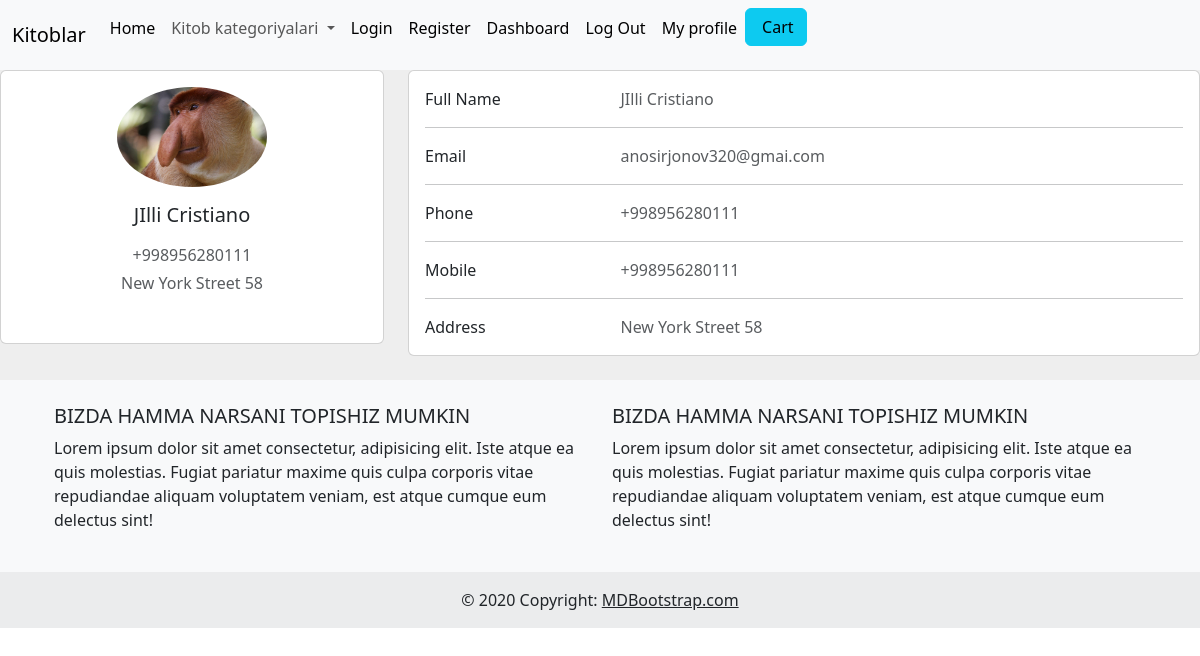
Screenshot of /profile/ (signed in) with the database file from the repository.
### app/models.py (models this page shows, shortened)
class User(AbstractUser):
    USER_ROLE_CHOICES = (
        ('client', 'client'),
        ('app', 'app'),
        ('admin', 'Admin'),
    )
    image = models.ImageField(upload_to='profile_pics/', blank=True, null=True)
    phone_number = models.CharField(max_length=13, blank=True, null=True)
    address = models.CharField(max_length=200, blank=True, null=True)
    user_role = models.CharField(max_length=10, choices=USER_ROLE_CHOICES, default='client')

### app/views.py (the view)
# urls.py: path('profile/', ProfileView.as_view(), name='profile'),
class ProfileView(LoginRequiredMixin, View):
    def get(self, request):
        return render(request, 'profile.html')

### templates/profile.html (shortened to what this page needs)
{% extends 'base.html' %}
{% block content %}
<section style="background-color: #eee;">
    <div class="row">
      <div class="col-lg-4">
        <div class="card mb-4">
          <div class="card-body text-center">
            <img src="{{user.image.url}}" alt="avatar"
              class="rounded-circle img-fluid" style="width: 150px;">
            <h5 class="my-3">{{user.first_name}} {{user.last_name}}</h5>
            <p class="text-muted mb-1">{{user.phone_number}}</p>
            <p class="text-muted mb-4">{{user.address}}</p>
          </div>
        </div>
      </div>
      <div class="col-lg-8">
        <div class="card mb-4">
          <div class="card-body">
            <div class="row">
              <div class="col-sm-3">
                <p class="mb-0">Full Name</p>
              </div>
              <div class="col-sm-9">
                <p class="text-muted mb-0">{{user.first_name}} {{user.last_name}}</p>
              </div>
            </div>
            <hr>
            <div class="row">
              <div class="col-sm-3">
                <p class="mb-0">Email</p>
              </div>
              <div class="col-sm-9">
                <p class="text-muted mb-0">{{user.email}}</p>
              </div>
            </div>
            <hr>
            <div class="row">
              <div class="col-sm-3">
                <p class="mb-0">Phone</p>
              </div>
              <div class="col-sm-9">
                <p class="text-muted mb-0">{{user.phone_number}}</p>
              </div>
            </div>
            <hr>
            <div class="row">
              <div class="col-sm-3">
                <p class="mb-0">Mobile</p>
              </div>
              <div class="col-sm-9">
                <p class="text-muted mb-0">{{user.phone_number}}</p>
              </div>
            </div>
            <hr>
            <div class="row">
              <div class="col-sm-3">
                <p class="mb-0">Address</p>
              </div>
              <div class="col-sm-9">
                <p class="text-muted mb-0">{{user.address}}</p>
              </div>
            </div>
          </div>
        </div>
      </div>
    </div>
</section>
{% endblock content %}

### templates/base.html (shortened to what this page needs)
{% load static %}
<link rel="stylesheet"  href="{% static 'assets/css/dashboard.css'%}" >
<!DOCTYPE html>
<html lang="en">
<head>
</head>
<body>
    <link href="https://cdn.jsdelivr.net/npm/bootstrap@5.3.3/dist/css/bootstrap.min.css" rel="stylesheet">
    <nav class="navbar navbar-expand-lg bg-body-tertiary">
        <div class="container-fluid">
          <a class="navbar-brand" href="#">Kitoblar</a>
          <div class="collapse navbar-collapse" id="navbarSupportedContent">
            <ul class="navbar-nav me-auto mb-2 mb-lg-0">
              <li class="nav-item">
                <a class="nav-link active" aria-current="page" href="{% url 'index' %}">Home</a>
              </li>
              <li class="nav-item dropdown">
                <a class="nav-link dropdown-toggle" href="#" id="navbarDropdown" role="button" data-bs-toggle="dropdown" aria-expanded="false">
                  Kitob kategoriyalari
                </a>
              </li>
            <br>
              <li class="nav-item">
                <a class="nav-link active" aria-current="page" href="{% url 'login' %}">Login</a>
              </li>
              <li class="nav-item">
                <a class="nav-link active" aria-current="page" href="{% url 'register' %}">Register</a>
              </li>
              {% if user.user_role == 'admin' %}
              <li class="nav-item">
                <a class="nav-link active" aria-current="page" href="{% url 'dashboard' %}">Dashboard</a>
              </li>
              {% endif %}
              {% if user.is_authenticated %}
              <li class="nav-item">
                <a class="nav-link active" aria-current="page" href="{% url 'logout' %}">Log Out</a>
              </li>
              <li class="nav-item">
                <a class="nav-link active" aria-current="page" href="{% url 'profile' %}">My profile</a>
              </li>
              {% endif %}
              {% if user.is_authenticated %}
              <form class="d-flex">
                <a class="btn btn-info" href="{% url 'cart' %}">
                    Cart
                </a>
            </form>
            {% endif %}
          </div>
        </div>
      </nav>
    {% block content %}
    {% endblock content %}
    <footer class="bg-body-tertiary text-center text-lg-start">
      <div class="container p-4">
        <div class="row">
          <div class="col-lg-6 col-md-12 mb-4 mb-md-0">
            <h5 class="text-uppercase">Bizda Hamma Narsani Topishiz Mumkin</h5>
            <p>
              Lorem ipsum dolor sit amet consectetur, adipisicing elit. Iste atque ea quis
              molestias. Fugiat pariatur maxime quis culpa corporis vitae repudiandae aliquam
              voluptatem veniam, est atque cumque eum delectus sint!
            </p>
          </div>
          <div class="col-lg-6 col-md-12 mb-4 mb-md-0">
            <h5 class="text-uppercase">Bizda Hamma Narsani Topishiz Mumkin </h5>
            <p>
              Lorem ipsum dolor sit amet consectetur, adipisicing elit. Iste atque ea quis
              molestias. Fugiat pariatur maxime quis culpa corporis vitae repudiandae aliquam
              voluptatem veniam, est atque cumque eum delectus sint!
            </p>
          </div>
        </div>
      </div>
      <div class="text-center p-3" style="background-color: rgba(0, 0, 0, 0.05);">
        © 2020 Copyright:
        <a class="text-body" href="https://mdbootstrap.com/">MDBootstrap.com</a>
      </div>
    </footer>

### static/assets/css/dashboard.css (style rules this page uses)
body { background-color: #fbfbfb; }

### rows the page displays
User: image (picture), first_name "JIlli", last_name "Cristiano", phone_number "+998956280111", address "New York Street 58", email "anosirjonov320@gmai.com"
